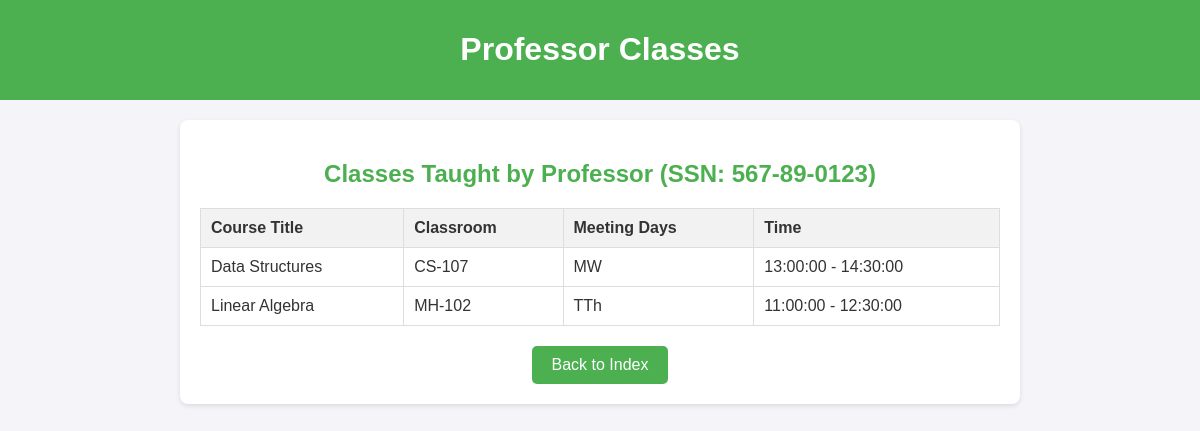
/php/professor_classes.php?ssn=567-89-0123, run on the app's committed database.
### tables this page shows
CREATE TABLE Sections (
    SectionID INT AUTO_INCREMENT PRIMARY KEY,
    CourseID INT,
    SectionNumber VARCHAR(10),
    Classroom VARCHAR(50),
    Seats INT,
    MeetingDays VARCHAR(20),  
    StartTime TIME,
    EndTime TIME,
    ProfessorID INT,
    FOREIGN KEY (CourseID) REFERENCES Courses(CourseID),
    FOREIGN KEY (ProfessorID) REFERENCES Professors(ProfessorID)
);

CREATE TABLE Courses (
    CourseID INT AUTO_INCREMENT PRIMARY KEY,
    CourseNumber VARCHAR(10) UNIQUE NOT NULL,
    Title VARCHAR(100) NOT NULL,
    Textbook VARCHAR(255),
    Units INT,
    DepartmentID INT,
    FOREIGN KEY (DepartmentID) REFERENCES Departments(DepartmentID)
);

### php/professor_classes.php (the view, shortened to what this page needs)
<?php
include 'config.php';
$ssn = $_GET['ssn'];
$sql = "SELECT c.Title, s.Classroom, s.MeetingDays, s.StartTime, s.EndTime
        FROM Professors p
        JOIN Sections s ON p.ProfessorID = s.ProfessorID
        JOIN Courses c ON s.CourseID = c.CourseID
        WHERE p.SSN = ?";
$stmt = $conn->prepare($sql);
$stmt->bind_param("s", $ssn);
$stmt->execute();
$result = $stmt->get_result();
?>
<!DOCTYPE html>
<html lang="en">
<head>
</head>
<body>
    <header>
        <h1>Professor Classes</h1>
    </header>
    <main>
        <?php if ($result->num_rows > 0): ?>
            <h2>Classes Taught by Professor (SSN: <?php echo htmlspecialchars($ssn); ?>)</h2>
            <table>
                <thead>
                    <tr>
                        <th>Course Title</th>
                        <th>Classroom</th>
                        <th>Meeting Days</th>
                        <th>Time</th>
                    </tr>
                </thead>
                <tbody>
                    <?php while ($row = $result->fetch_assoc()): ?>
                        <tr>
                            <td><?php echo htmlspecialchars($row['Title']); ?></td>
                            <td><?php echo htmlspecialchars($row['Classroom']); ?></td>
                            <td><?php echo htmlspecialchars($row['MeetingDays']); ?></td>
                            <td><?php echo htmlspecialchars($row['StartTime']) . " - " . htmlspecialchars($row['EndTime']); ?></td>
                        </tr>
                    <?php endwhile; ?>
                </tbody>
            </table>
        <?php else: ?>
            <p>No classes found for the professor with SSN: <?php echo htmlspecialchars($ssn); ?></p>
        <?php endif; ?>
        <div style="text-align: center; margin-top: 20px;">
            <a href="index.php" style="text-decoration: none;">
                <button style="
                    background-color: #4CAF50;
                    color: white;
                    border: none;
                    padding: 10px 20px;
                    font-size: 16px;
                    border-radius: 5px;
                    cursor: pointer;
                ">
                    Back to Index
                </button>
            </a>
        </div>
    </main>
</body>
</html>

### php/professor_classes.php (style rules this page uses)
body { font-family: Arial, sans-serif; margin: 0; padding: 0; background-color: #f4f4f9; color: #333; }
header { background-color: #4CAF50; color: white; padding: 10px 20px; text-align: center; }
main { max-width: 800px; margin: 20px auto; padding: 20px; background: white; box-shadow: 0 2px 5px rgba(0, 0, 0, 0.1); border-radius: 8px; }
h2 { color: #4CAF50; text-align: center; }
table { width: 100%; border-collapse: collapse; margin: 20px 0; }
table, th, td { border: 1px solid #ddd; }
th, td { padding: 10px; text-align: left; }
th { background-color: #f2f2f2; }

### data on the page
sections: CourseID.Title "Data Structures", Classroom "CS-107", MeetingDays "MW", StartTime "13:00:00", EndTime "14:30:00"
sections: CourseID.Title "Linear Algebra", Classroom "MH-102", MeetingDays "TTh", StartTime "11:00:00", EndTime "12:30:00"

### other printed values
$ssn "567-89-0123"
